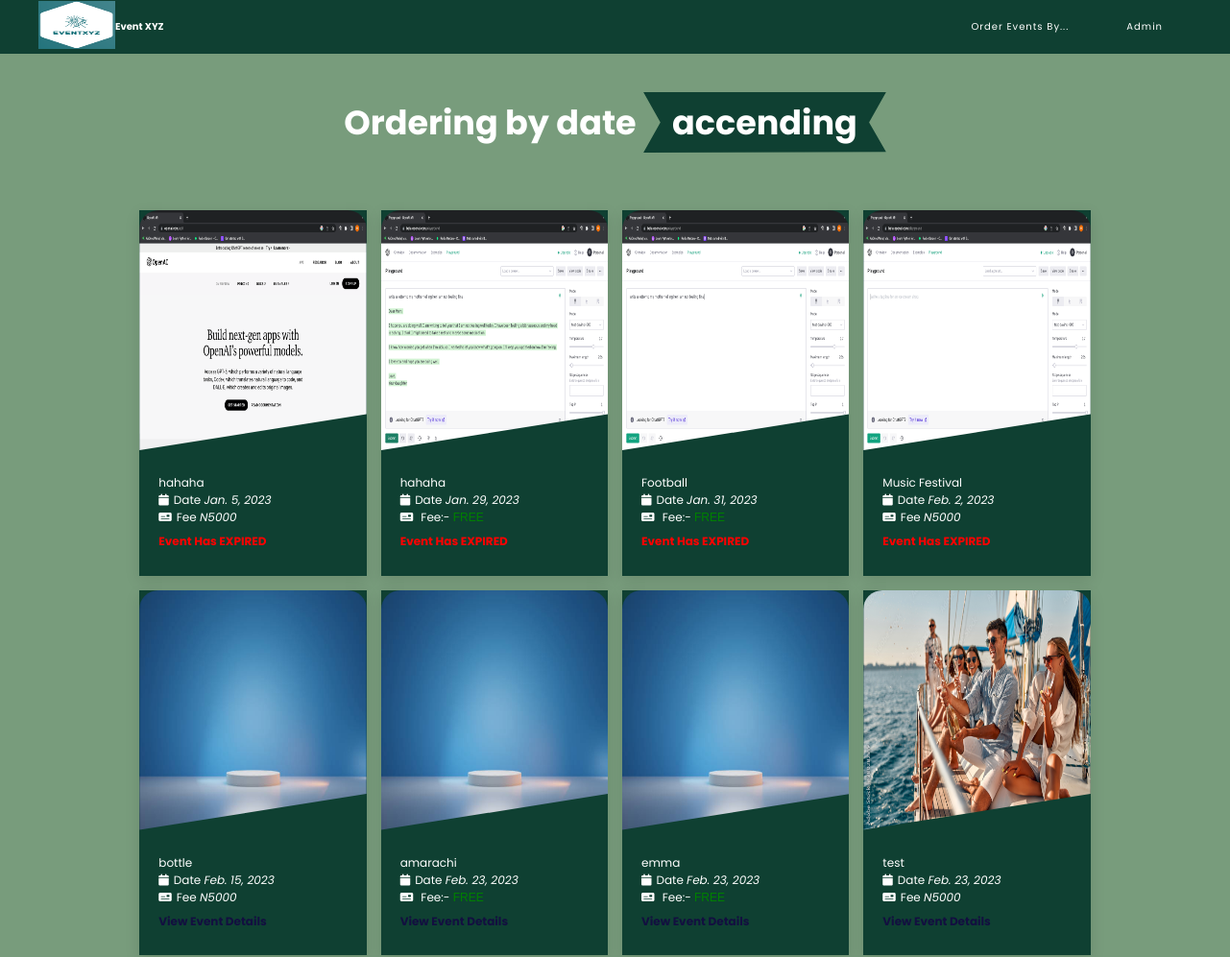
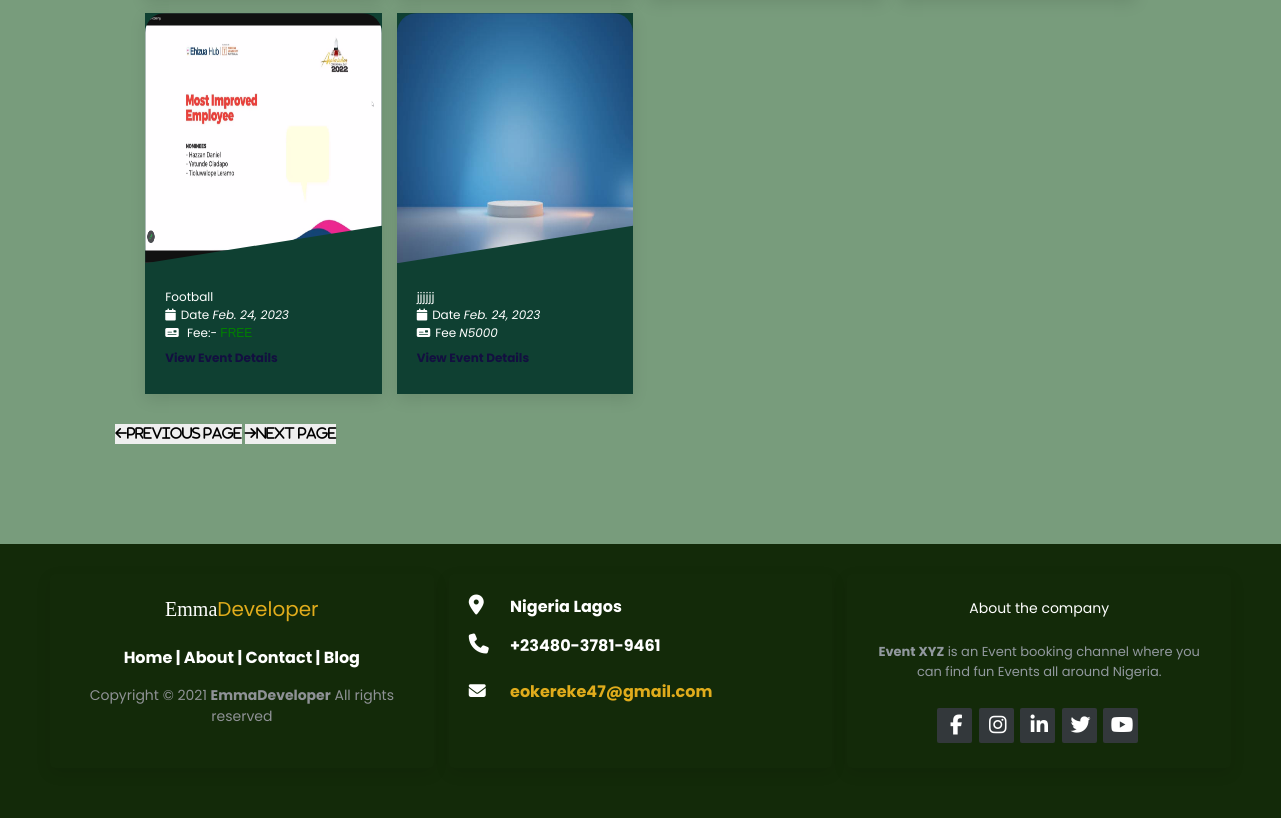
Screenshot of /accend-date/ with the database file from the repository (2 pictures, top to bottom).
### AdminSection/models.py (models this page shows, shortened)
class Event(models.Model):
    event_name = models.CharField(max_length=100)
    location = models.CharField(max_length=100)
    price = models.CharField(max_length=100, blank=True, null=True,)
    space_capacity = models.IntegerField(blank=True, null=True,)
    description = models.TextField(max_length=5000, blank=True, null=True,)
    event_date = models.DateField(null=True, blank=True)
    event_time = models.TimeField(null=True, blank=True)
    event_end_date = models.DateTimeField(null=True, blank=True)
    bookings = models.IntegerField(default=0)
    slot_left = models.IntegerField(default=0)
    header_images = models.ImageField(null=True, blank=True, upload_to="images/")
    is_cancelled = models.BooleanField(default=False)
    def expired_event(self):
        mydate = timezone.now().date()
        if mydate > self.event_date:
            return True

### UserSection/views.py (the view)
# urls.py: path("accend-date/", DateAccendView.as_view(), name="order_by_date_accend"),
class DateAccendView(ListView):
    model = Event
    template_name = "by_date_accending.html"
    ordering = 'event_date'

### UserSection/templates/by_date_accending.html
{%extends 'home.html' %}
{%block home%}
<section class="blogs" id="blogs">
    <h1 class="heading"> Ordering by date  <span>accending</span> </h1>
    <div class="box-container">
        {% for event in object_list %}
        <div class="box" >
            <a href="{%url 'free_event_details_page' event.pk%}">
            <img src="{{event.header_images.url}}" alt="">
            <div class="content">
                <div class="icons">
                    <p>{{event.event_name}} </p>
                </div>
                <div class="icons">
                   <p><i class="fas fa-calendar"></i>Date <i>{{event.event_date}}</i> </p>
                </div>
                {%if event.price%}
                <div class="icons">
                    <p><i class="fas fa-money-check"></i>Fee <i>N5000</i> </p>
                 </div>
                 {%else%}
                 <div class="icons">
                    <p><i class="fas fa-money-check"></i> Fee:- <span style="color: green; font: 1em sans-serif;;">FREE</span> </p>
                 </div>
                 {%endif%}
                 {%if not event.expired_event%}
                    <h3>View Event Details</h3>
                 {%else%}
                    <h3 style="color:red;" >Event Has EXPIRED</h3>
                {%endif%}
            </div>
            </a>
        </div>
        {%endfor%}
    </div>
    <div class="next_btn">
        <button class="p_btn"><i class="fa fa-arrow-left">Previous Page</i></button>
        <button class="n_btn"> <i class="fa fa-arrow-right">Next Page</i></button>
    </div>
</section>
{%endblock%}

### UserSection/static/css/index_style.css (style rules this page uses)
:root { --orange:#ff7800; --black:#130f40; --light-color:#666; --green:#132a09; --tgreen:#477b78; --light-green:rgb(48, 251, 12); --box-shadow:0 .5rem 1.5rem rgba(0,0,0,.1); --border:.2rem solid rgba(0,0,0,.1); --outline:.1rem solid rgba(0,0,0,.1); --outline-hover:.2rem solid var(--black); --primary: #933ded; --dark: #232323; --pure: #fff; --smoke: whitesmoke; --dark-gray: #999; }
* { font-family: 'Poppins', sans-serif; margin:0; padding:0; box-sizing: border-box; outline: none; border:none; text-decoration: none; transition: all .2s linear; }
html { font-size: 62.5%; overflow-x: hidden; scroll-behavior: smooth; scroll-padding-top: 7rem; }
body { font-family: 'Lato', sans-serif; background: rgba(40, 98, 47, 0.627); color: var(--pure); }
section { padding:2rem 9%; }
.heading { text-align: center; padding:2rem 0; padding-bottom: 3rem; font-size: 3.5rem; color:#fff; }
.heading span { background: #0f4032; color:#fff; display: inline-block; padding:.5rem 3rem; clip-path: polygon(100% 0%, 93% 50%, 100% 99%, 0% 100%, 7% 50%, 0% 0%); }
.blogs .box-container { display: grid; grid-template-columns: repeat(auto-fit, minmax(20rem, 1fr)); gap:1.5rem; padding: 30px; }
.blogs .box-container .box { overflow: hidden; box-shadow: var(--box-shadow); background: #0f4032; }
.blogs .box-container .box img { height:25rem; width:100%; object-fit: fill; border-radius: 20px 20px 0 0; clip-path: polygon(0 0,100% 0, 100% 85%, 0 100%); }
.blogs .box-container .box .content { padding:2rem; }
.blogs .box-container .box .content .icons { display: flex; align-items: center; justify-content: space-between; }
.blogs .box-container .box .content .icons p { color:var(--pure); font-size: 1.2rem; }
.blogs .box-container .box .content .icons p i { color:white; padding-right: .5rem; }
.blogs .box-container .box .content h3 { line-height: 1.8; color:var(--black); font-size: 1.2rem; padding:.5rem 0; }

### rows the page displays
Event: header_images (picture), event_name "hahaha", event_date "Jan. 5, 2023", price "Fee", shows "Event Has EXPIRED"
Event: header_images (picture), event_name "hahaha", event_date "Jan. 29, 2023", shows "Fee:-", shows "Event Has EXPIRED"
Event: header_images (picture), event_name "Football", event_date "Jan. 31, 2023", shows "Fee:-", shows "Event Has EXPIRED"
Event: header_images (picture), event_name "Music Festival", event_date "Feb. 2, 2023", price "Fee", shows "Event Has EXPIRED"
Event: header_images (picture), event_name "bottle", event_date "Feb. 15, 2023", price "Fee", shows "View Event Details"
Event: header_images (picture), event_name "amarachi", event_date "Feb. 23, 2023", shows "Fee:-", shows "View Event Details"
Event: header_images (picture), event_name "emma", event_date "Feb. 23, 2023", shows "Fee:-", shows "View Event Details"
Event: header_images (picture), event_name "test", event_date "Feb. 23, 2023", price "Fee", shows "View Event Details"
Event: header_images (picture), event_name "Football", event_date "Feb. 24, 2023", shows "Fee:-", shows "View Event Details"
Event: header_images (picture), event_name "jjjjjj", event_date "Feb. 24, 2023", price "Fee", shows "View Event Details"
